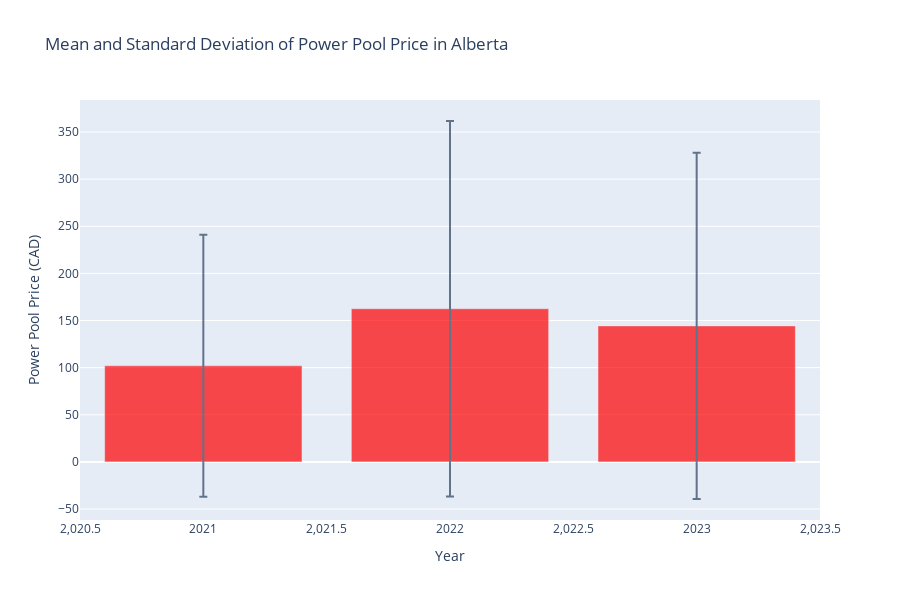

Source (notebook cell):
### Code cell
price = pd.DataFrame(df['price'])
ppx = pd.DataFrame()
ppx['std'] = price.groupby(price.index.year).std()
ppx['mean'] = price.groupby(price.index.year).mean()

fig = go.Figure()
fig.add_trace(go.Bar(
    x=ppx.index,
    y=ppx['mean'],
    error_y=dict(
        type='data',
        array=ppx['std'],
        visible=True
    ),
    marker=dict(color='red'),
    opacity=0.7
))

fig.update_layout(
    title='Mean and Standard Deviation of Power Pool Price in Alberta',
    xaxis=dict(title='Year'),
    yaxis=dict(title='Power Pool Price (CAD)'),
    showlegend=False,
    # width=1000,  # Set the desired width of the image
    height=600  # Set the desired height of the image
)

fig.show()

### Figure 1 — Plotly figure (JSON) as saved in the notebook; plotly's stock layout.template omitted (floating-point values rounded to 4 significant figures)
{"data": [{"error_y": {"array": [139.0, 199.2, 183.7], "type": "data", "visible": true}, "marker": {"color": "red"}, "opacity": 0.7, "type": "bar", "x": [2021, 2022, 2023], "y": [101.9, 162.5, 144.3]}], "layout": {"height": 600, "showlegend": false, "title": {"text": "Mean and Standard Deviation of Power Pool Price in Alberta"}, "xaxis": {"title": {"text": "Year"}}, "yaxis": {"title": {"text": "Power Pool Price (CAD)"}}}}
